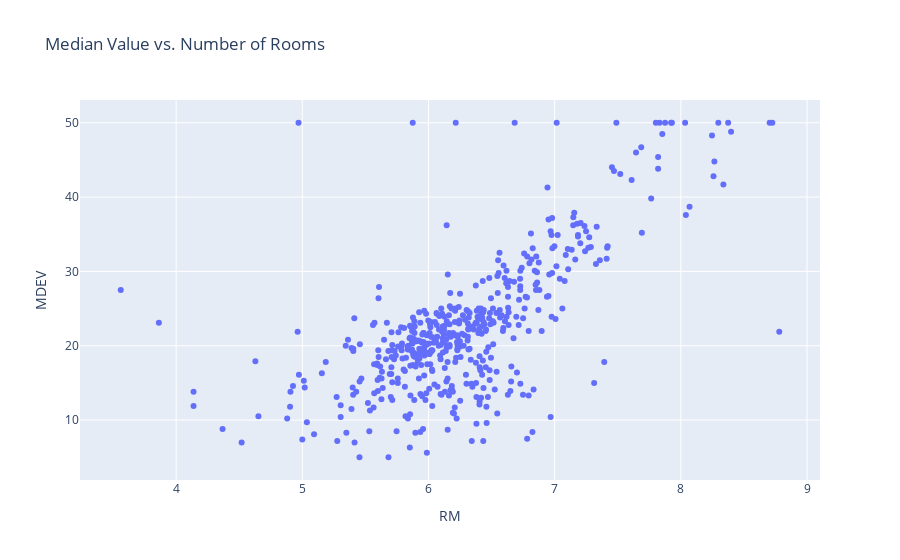

This figure's notebook cell:
### Code cell
fig = px.scatter(boston_dataframe, x="RM", y="MDEV", title="Median Value vs. Number of Rooms")
fig.show()

### Figure 1 — Plotly figure (JSON) as saved in the notebook; plotly's stock layout.template omitted (floating-point values rounded to 4 significant figures; data arrays with more than 128 entries replaced by an {"elided": "..."} marker saying what was removed)
{"data": [{"hovertemplate": "RM=%{x}<br>MDEV=%{y}<extra></extra>", "legendgroup": "", "marker": {"color": "#636efa", "symbol": "circle"}, "mode": "markers", "name": "", "orientation": "v", "showlegend": false, "type": "scatter", "x": {"elided": "506 float values"}, "xaxis": "x", "y": {"elided": "506 float values"}, "yaxis": "y"}], "layout": {"autosize": true, "legend": {"tracegroupgap": 0}, "title": {"text": "Median Value vs. Number of Rooms"}, "xaxis": {"anchor": "y", "autorange": true, "domain": [0, 1], "range": [3.246, 9.095], "title": {"text": "RM"}, "type": "linear"}, "yaxis": {"anchor": "x", "autorange": true, "domain": [0, 1], "range": [1.286, 53.71], "title": {"text": "MDEV"}, "type": "linear"}}}
